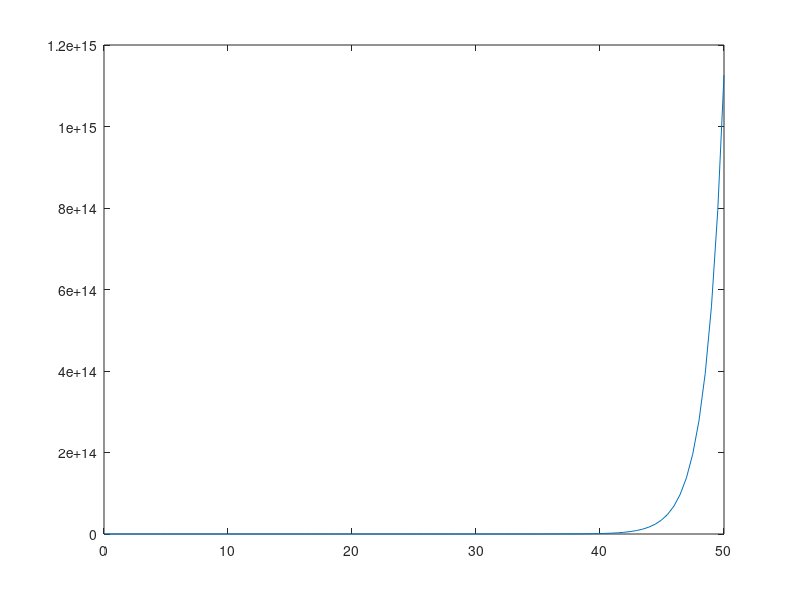
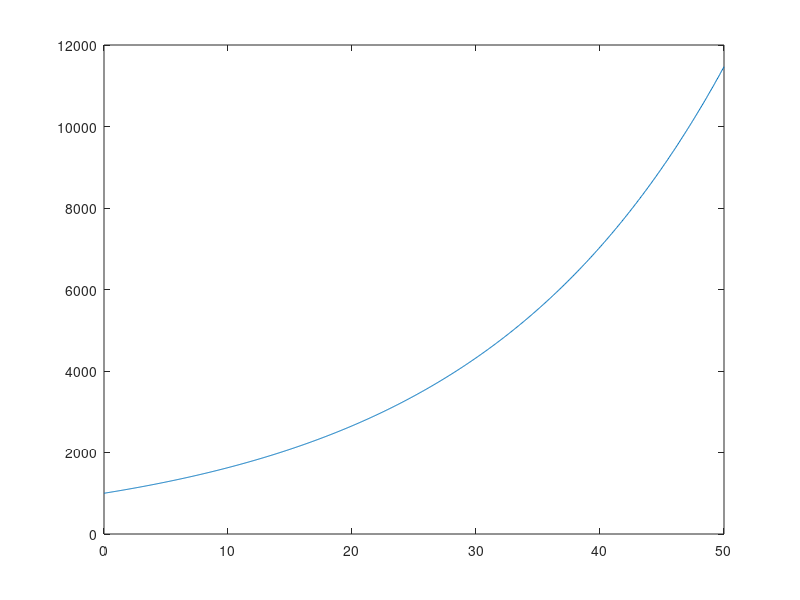
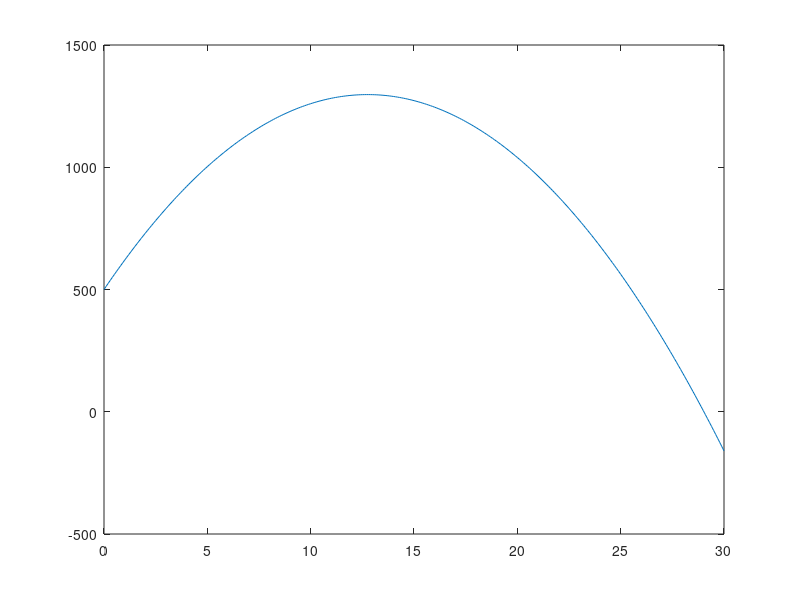

MATLAB code for these plots, in order: (Note: this script raises an error after producing the figures.)
clear 
clc
for index = 11:-.5:1
    disp(index);
end
%%
clear 
clc
for index = 1:.5:11
    disp(index);
end
%%
clear 
clc
time = 1:1:8;
for index = time
    disp(index);
end
%%
clear 
clc
%dont do this
time = linspace(0,50,100);
for index = length(time);
    disp(index);
end
%%
clear 
clc
%do this
time = linspace(0,50,100);
for index = 1:length(time);
    disp(index);
end
%%
clear 
clc
%y = 2^t;
time = linspace(0,50,100);
for index = 1:length(time);
    y = 2^time(index);
end
%%
clear 
clc
%y = 2^t;
time = linspace(0,50,100);
for index = 1:length(time);
    y(index) = 2^time(index);
end
figure(1)
plot(time, y)
%%
clear
clc
time = [-5 4 -3 2 -1 0 1 -2 3 -4 5];
for i = 1:length(time)
    if(time(i)<0)
        t(i) = -1;
    elseif (time(i)>0)
        t(i) = 1;
    else 
        t(i) = NaN;
    end
end
%%
clear
clc
x = linspace(-pi/2, pi/2, 100);

for i = 1:length(x)
    y = sin(x(i));
    [angle(i), radius(i)] = cart2pol(x(i),y);
end
%%
clear
clc
t = linspace(0,50,1000);
for i = 1:length(t)
    FV(i) = 1000*((1+0.05)^t(i));
end
figure(2)
plot(t,FV)
%%
clear
clc
t = 0:.1:30;
for i = 1:length(t)
    h(i) = (-9.8/2)*(t(i))^2+125*t(i)+500;
end
figure(3)
plot(t,h)
%% 
clear
clc
t = 0:.01:.7;
for i = 1:length(t)
    [x(i),y(i)] = trajectory_position(3, 45, t(i));
end
plot(x, y);
%% 
clear
clc
x = 3;

while(x > 0)
    disp('no');
    x = x-.1;
end
%%
clear
clc
x = linspace(0, 2*pi, 200);

n = 1; 
y = sin(x(n));
while (y >= 0)
    y(n) = sin(x(n));
    [theta, radius] = cart2pol(x(n), y(n));
    n = n + 1;
end
%%
clear
clc
t = 0;
i = 1;
FV = 0;
while (FV < 15000)
    FV = 1000*(1+.05)^t;
    FVplot(i) = FV;
    tplot(i) = t;
    t = t + 1;
    i = i + 1;
end

figure(4)
plot(tplot,FVplot)
%%
clear
clc
t = 0;
i = 1;
h = inf;
while(h >= 0)
    h = -9.8/2*t^2 + 125*t + 500;
    hplot(i) = h;
    tplot(i) = t;
    t = t + 1;
    i = i + 1;
end

figure(5);
plot(tplot, hplot);
%%
clear
clc
t = 0;
i = 1;
y = inf;
while(y > 0)
   [x, y] = trajectory_position(3, 45, t);
   xplot(i) = x;
   yplot(i) = y;
   t = t + .01;
   i = i + 1;
end

figure(6);
plot(xplot, yplot);